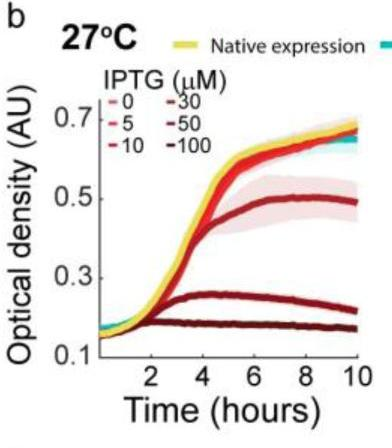
#> input picture example/input.png, 392 x 448 px; its folder holds only this picture in this run
$ python -i match_legend.py   (imports and definitions only)
#> lines starting #> are read from the running program, lines starting #| are printed output that depends on the picture; after the words box and inside, x2 and y2 are one past the last pixel; in counts of white or black regions, pixels touching at a corner belong together
#> further down, picture is the input picture: shape (448, 392, 3); mean B, G, R 228.7, 230.8, 236.4
# match_legend.py
import os
import glob, re
import cv2, json, math, numpy as np
from pathlib import Path
from typing import Dict, Any, List, Tuple, Optional
from scipy.optimize import linear_sum_assignment

# [115 lines left out: functions dominant_hsv, hsv_from_mask, not called in this run]

def detect_marker_shape(img: np.ndarray) -> str:
    """Return one of {'circle','square','triangle','star','line','unknown'}."""
    gray = cv2.cvtColor(img, cv2.COLOR_BGR2GRAY)
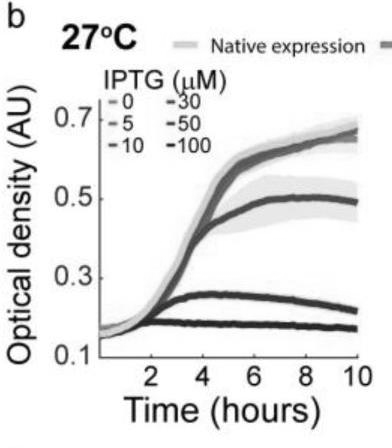
#> gray: shape (448, 392); min 0, max 255, mean 232.3
    gray = cv2.medianBlur(gray, 5)
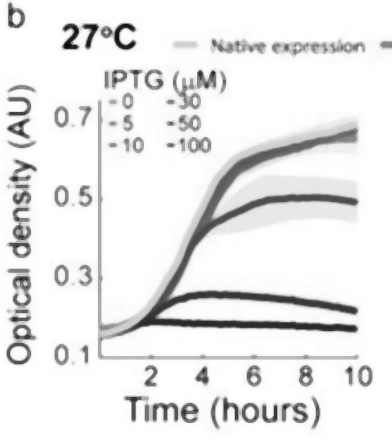
#> gray: shape (448, 392); min 8, max 255, mean 234.3
    edges = cv2.Canny(gray, 50, 150)
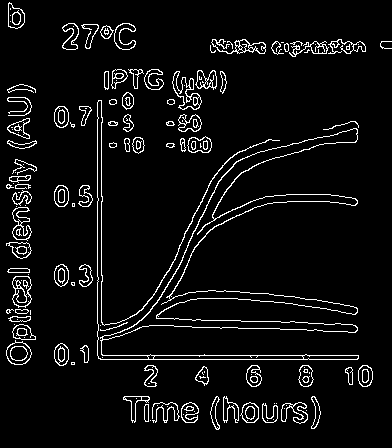
#> edges: shape (448, 392); 5.8% white in thin lines or dots
    cnts,_ = cv2.findContours(edges, cv2.RETR_EXTERNAL, cv2.CHAIN_APPROX_SIMPLE)
#> cnts = 104 contours, 39 with area under 20; largest, box (x1, y1, x2, y2) and area: (97, 100, 359, 360) 8096, (12, 276, 32, 308) 476, (172, 71, 202, 110) 472, (6, 340, 32, 365) 442, (12, 207, 32, 241) 348
    if not cnts: return "unknown"
    cnt = max(cnts, key=cv2.contourArea)
#> cnt = contour of 1111 points, box (x1, y1, x2, y2) (97, 100, 359, 360), area 8096
    area = cv2.contourArea(cnt)
#> area = 8096.5
    if area < 20: return "unknown"
    peri = cv2.arcLength(cnt, True)
#> peri = 4121.7
    approx = cv2.approxPolyDP(cnt, 0.04*peri, True)
#> approx = [[98, 100], [98, 358], [358, 358], [101, 353], [356, 128], [99, 358], [279, 140], [104, 325]]
    k = len(approx)
#> k = 8
    if k <= 2: return "line"
    if k == 3: return "triangle"
    if k == 4:
        # square vs rectangle by aspect
        x,y,w,h = cv2.boundingRect(approx)
        ar = w/float(h)
        return "square" if 0.8 <= ar <= 1.25 else "rect"
    if k == 5: return "star"  # rough
    # circle-ish test
    (x,y),r = cv2.minEnclosingCircle(cnt)
#> x = 228; y = 229; r = 183.1
    circ_area = math.pi*r*r
#> circ_area = 105372.3
    if area / (circ_area + 1e-6) > 0.6:
        return "circle"
    return "unknown"

# [31 lines left out: functions estimate_linestyle_along_mask, color_distance, not called in this run]

def shape_cost(a: str, b: str) -> float:
    if a == "unknown" or b == "unknown": return 0.3
    return 0.0 if a == b else 1.0

def style_cost(a: str, b: str) -> float:
    if a == "unknown" or b == "unknown": return 0.2
    return 0.0 if a == b else 0.8

# [9 lines of commented-out code are left out]

def hungarian_match(cost: np.ndarray) -> List[Tuple[int,int,float]]:
    ri, cj = linear_sum_assignment(cost)
    return [(int(i), int(j), float(cost[i,j])) for i,j in zip(ri,cj)]

def _norm_diag(image_wh: Tuple[int,int]) -> float:
    W, H = image_wh
    return max(1.0, math.hypot(W, H))

# [224 lines left out: functions build_cost_matrix_with_fallback, legend_descriptors_from_json, _mask_from_path, series_descriptors, not called in this run]

>>> import cv2
>>> picture = cv2.imread('../../example/input.png')
>>> result = detect_marker_shape(picture)
#> result = 'unknown'

$ run again, on example/plextract.png
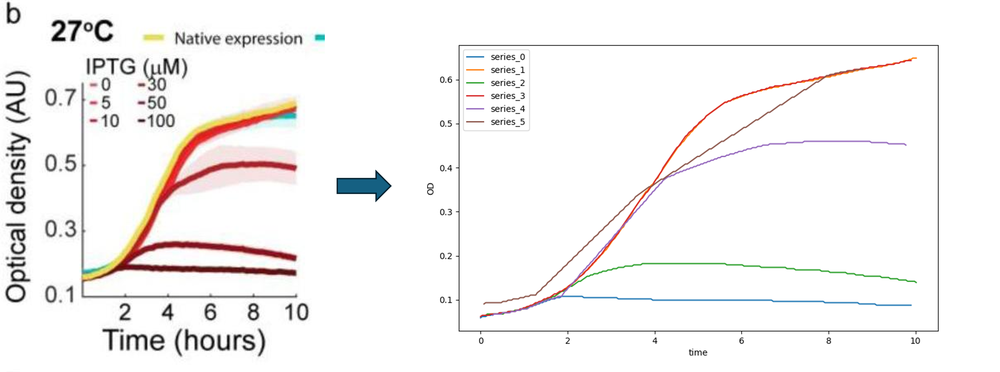
#> input picture example/plextract.png, 1000 x 372 px, shrunk from 5101 x 1897 before the run
#> picture is the input picture: shape (372, 1000, 3); mean B, G, R 243.3, 244, 245.9
#> in detect_marker_shape, `gray = cv2.medianBlur(gray, 5)`:
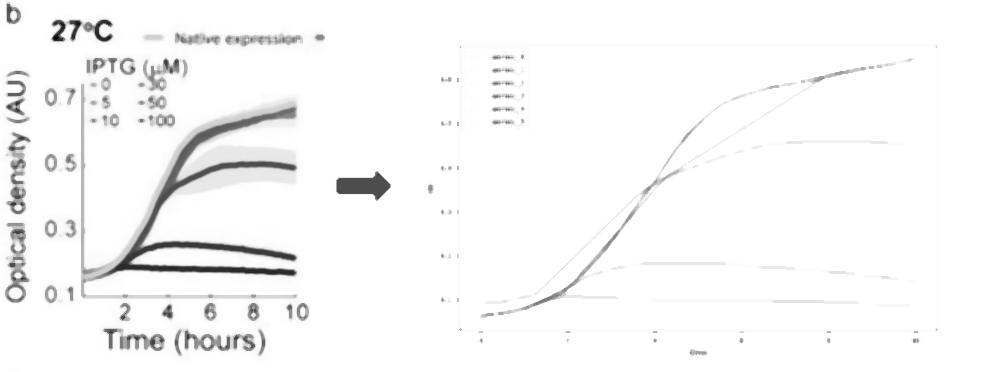
#> gray: shape (372, 1000); min 9, max 255, mean 247.4
#> in detect_marker_shape, `edges = cv2.Canny(gray, 50, 150)`:
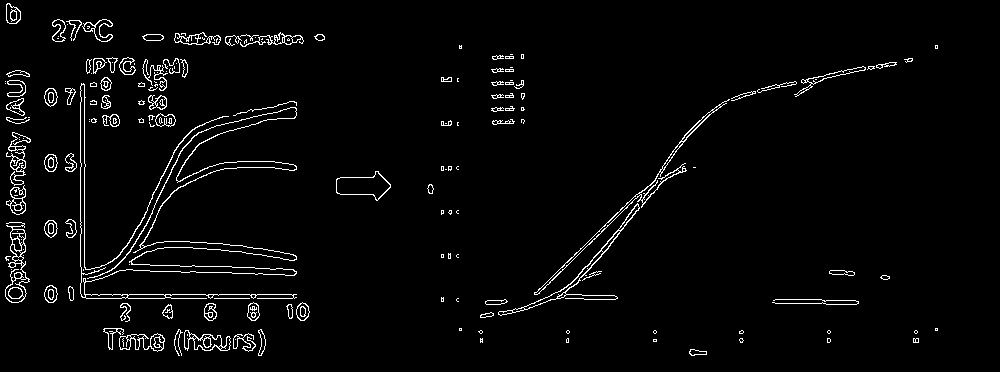
#> edges: shape (372, 1000); 3% white in thin lines or dots, all inside (x1, y1, x2, y2) = (5, 3, 938, 356)
#> cnts = 159 contours, 94 with area under 20; largest, box (x1, y1, x2, y2) and area: (336, 171, 391, 201) 930, (5, 222, 30, 303) 868, (498, 203, 640, 316) 740, (534, 99, 730, 295) 724, (80, 83, 297, 299) 672
#> cnt = contour of 20 points, box (x1, y1, x2, y2) (336, 171, 391, 201), area 930
#> area = 930
#> peri = 144.9
#> approx = [[390, 184], [375, 171], [337, 178], [336, 192], [377, 200]]
#> k = 5
#> result = 'star'
